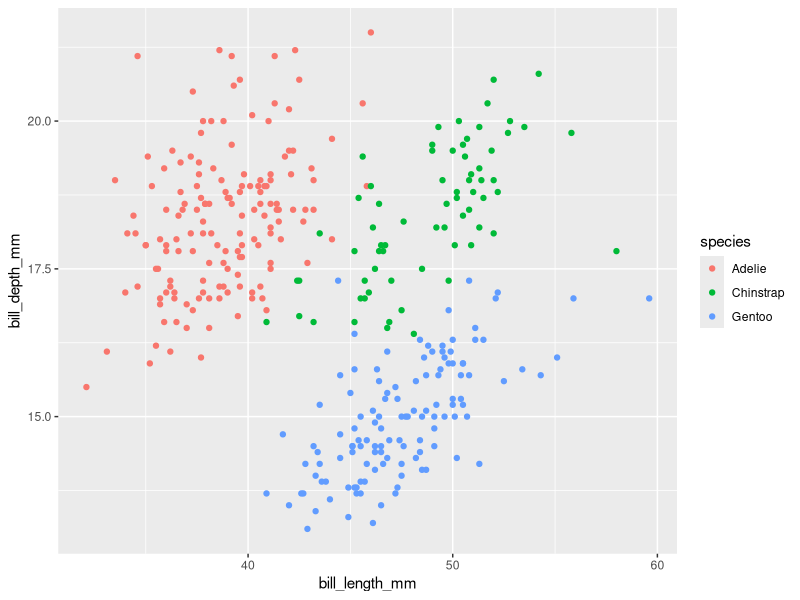
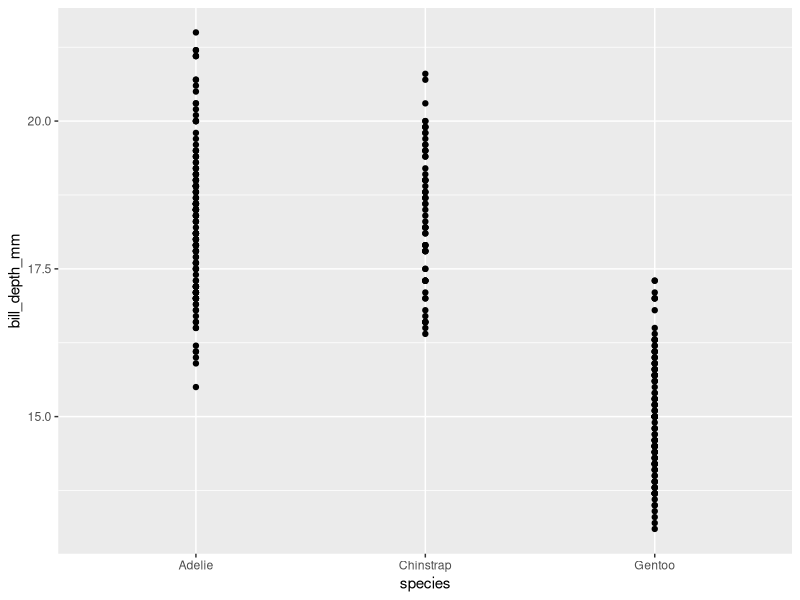

Reproduce these figures in R, in order. (Note: this script raises an error after producing the figures.)
# BakerRipley Data Science Training Program
# R for Data Science (2e) – Section 1.2.5 Exercises
# Source: https://r4ds.hadley.nz/data-visualize.html#exercises
# NOTE: For full exercise text, see the linked R4DS chapter above.
#
# --- Exercises from R for Data Science (2e) — Section 1.2.5 ---
# Replace each '# (Exercise text)' line with the full exercise text from https://r4ds.hadley.nz
#
# Exercise placeholders below:

library(tidyverse)
library(palmerpenguins)
library(ggplot2)
library(ggthemes)

# Exercise 1 ----
# (Exercise text)

# Your code below:
# 1. How many rows and columns in penguins? 
  # 344 rows and 8 columns


# Exercise 2 ----
#  What does the bill_depth_mm variable in the penguins data frame describe? Read the help for ?penguins to find out.
  #bill_depth_mm -- a number denoting bill depth (millimeters)


# Exercise 3 ----
# Make a scatterplot of bill_depth_mm vs. bill_length_mm. bill_depth_mm on the y-axis and bill_length_mm on the x-axis. 
  ## Describe the relationship between these two variables.
  # No visible relationship between bill length and depth, even when looking at species
  
  penguins |> 
  ggplot(
    mapping = aes (x = bill_length_mm, y = bill_depth_mm)) + 
    geom_point(mapping = aes (color = species))

# Exercise 4 ----
# 4.  What happens if you make a scatterplot of species vs. bill_depth_mm? 
    #Species is a categorical variable so they are just lines. 
    ggplot(
      data = penguins,
      mapping = aes (x = species, y = bill_depth_mm)
    ) + 
      geom_point()
    
    ## What might be a better choice of geom?
    # Bar chart
    
# Exercise 5 ----
# 5.  Why does the following give an error and how would you fix it?
    # does not denote an x or y axis. Would add x and y
    ggplot(data = penguins) + 
      geom_point()

    # Fixed version
    ggplot(data = penguins) + 
      geom_point()

# Exercise 6 ----
# 6.  What does the na.rm argument do in geom_point()? What is the default value of the argument? 
    ## Create a scatterplot where you successfully use this argument set to TRUE.
    # if false, missing values are removed. If true, missing values are silently removed

    ggplot(
      data = penguins,
      mapping = aes (x = bill_length_mm, y = bill_depth_mm)
    ) + 
      geom_point(na.rm = )

# Exercise 7 ----
# 7. Add the following caption to the plot you made in the previous exercise: “Data come from the palmerpenguins package.” 
    ## Hint: Take a look at the documentation for labs().
    ggplot(
      data = penguins,
      mapping = aes(x = flipper_length_mm, y = body_mass_g)
    ) +
      geom_point(aes(color = species, shape = species)) +
      geom_smooth(method = "lm") +
      labs(
        title = "DID YOU KNOW?! Penguins body mass aligns with flipper length",
        subtitle = "Dimensions for Adelie, Chinstrap, and Gentoo Penguins",
        caption = "Data comes from the palmerpenguins package. (caption)",
        x = "Flipper length (mm)", y = "Body mass (g)",
        tag = "This is a tag",
        alt = "this is alt",
        alt_insight = "this is alt_insight",
        color = "Species", shape = "Species"
      ) +
      scale_color_colorblind()

    
# Exercise 9 ----
# 9. Run this code in your head and predict output. Then run in R. 

    ggplot(
      data = penguins,
      mapping = aes(x = flipper_length_mm, y = body_mass_g, color = island)
    ) +
      geom_point() +
      geom_smooth(se = FALSE) #Display confidence interval around smooth? (TRUE by default, see level to control.)

# Exercise 10 ----
# 10.  Will these two graphs look different. Why or why not?
    # does not have color assigned and the line is global, not local
    ggplot(
      data = penguins,
      mapping = aes(x = flipper_length_mm, y = body_mass_g)
    ) +
      geom_point() +
      geom_smooth()

    ggplot() +
      geom_point(
        data = penguins,
        mapping = aes(x = flipper_length_mm, y = body_mass_g)
      ) +
      geom_smooth(
        data = penguins,
        mapping = aes(x = flipper_length_mm, y = body_mass_g)
      )


